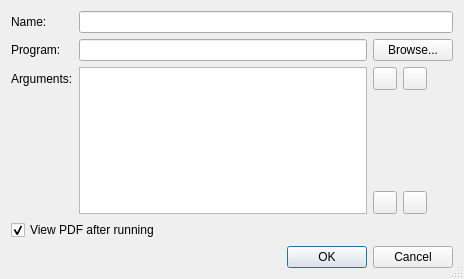
<?xml version="1.0" encoding="UTF-8"?>
<ui version="4.0">
 <class>ToolConfigDialog</class>
 <widget class="QDialog" name="ToolConfigDialog">
  <property name="geometry">
   <rect>
    <x>0</x>
    <y>0</y>
    <width>464</width>
    <height>279</height>
   </rect>
  </property>
  <property name="windowTitle">
   <string>Tool Configuration</string>
  </property>
  <property name="sizeGripEnabled">
   <bool>true</bool>
  </property>
  <property name="modal">
   <bool>true</bool>
  </property>
  <layout class="QGridLayout" name="gridLayout">
   <item row="0" column="0">
    <widget class="QLabel" name="label">
     <property name="text">
      <string>Name:</string>
     </property>
    </widget>
   </item>
   <item row="0" column="1" colspan="5">
    <widget class="QLineEdit" name="toolName">
     <property name="text">
      <string/>
     </property>
    </widget>
   </item>
   <item row="1" column="0">
    <widget class="QLabel" name="label_2">
     <property name="text">
      <string>Program:</string>
     </property>
    </widget>
   </item>
   <item row="1" column="1" colspan="2">
    <widget class="QLineEdit" name="program">
     <property name="sizePolicy">
      <sizepolicy hsizetype="Expanding" vsizetype="Fixed">
       <horstretch>100</horstretch>
       <verstretch>0</verstretch>
      </sizepolicy>
     </property>
     <property name="text">
      <string/>
     </property>
    </widget>
   </item>
   <item row="1" column="3" colspan="3">
    <widget class="QPushButton" name="btnBrowseForProgram">
     <property name="text">
      <string>Browse...</string>
     </property>
    </widget>
   </item>
   <item row="2" column="0">
    <widget class="QLabel" name="label_3">
     <property name="text">
      <string>Arguments:</string>
     </property>
    </widget>
   </item>
   <item row="2" column="1" rowspan="3" colspan="2">
    <widget class="QListWidget" name="arguments">
     <property name="sizePolicy">
      <sizepolicy hsizetype="Expanding" vsizetype="Expanding">
       <horstretch>100</horstretch>
       <verstretch>0</verstretch>
      </sizepolicy>
     </property>
     <property name="alternatingRowColors">
      <bool>true</bool>
     </property>
     <property name="uniformItemSizes">
      <bool>true</bool>
     </property>
    </widget>
   </item>
   <item row="2" column="3">
    <widget class="QToolButton" name="argUp">
     <property name="icon">
      <iconset theme="go-up"/>
     </property>
    </widget>
   </item>
   <item row="2" column="4">
    <widget class="QToolButton" name="argDown">
     <property name="icon">
      <iconset theme="go-down"/>
     </property>
    </widget>
   </item>
   <item row="3" column="0">
    <spacer>
     <property name="orientation">
      <enum>Qt::Vertical</enum>
     </property>
     <property name="sizeHint" stdset="0">
      <size>
       <width>20</width>
       <height>61</height>
      </size>
     </property>
    </spacer>
   </item>
   <item row="3" column="3">
    <spacer>
     <property name="orientation">
      <enum>Qt::Vertical</enum>
     </property>
     <property name="sizeHint" stdset="0">
      <size>
       <width>20</width>
       <height>20</height>
      </size>
     </property>
    </spacer>
   </item>
   <item row="4" column="3">
    <widget class="QToolButton" name="argAdd">
     <property name="icon">
      <iconset theme="list-add"/>
     </property>
    </widget>
   </item>
   <item row="4" column="4">
    <widget class="QToolButton" name="argRemove">
     <property name="icon">
      <iconset theme="list-remove"/>
     </property>
    </widget>
   </item>
   <item row="5" column="0" colspan="2">
    <widget class="QCheckBox" name="viewPdf">
     <property name="text">
      <string>View PDF after running</string>
     </property>
     <property name="checked">
      <bool>true</bool>
     </property>
    </widget>
   </item>
   <item row="6" column="2" colspan="4">
    <widget class="QDialogButtonBox" name="dialogButtonBox">
     <property name="orientation">
      <enum>Qt::Horizontal</enum>
     </property>
     <property name="standardButtons">
      <set>QDialogButtonBox::Cancel|QDialogButtonBox::Ok</set>
     </property>
    </widget>
   </item>
  </layout>
 </widget>
 <tabstops>
  <tabstop>toolName</tabstop>
  <tabstop>program</tabstop>
  <tabstop>arguments</tabstop>
  <tabstop>viewPdf</tabstop>
  <tabstop>dialogButtonBox</tabstop>
 </tabstops>
 <resources>
  <include location="../res/resources.qrc"/>
  <include location="../res/resources.qrc"/>
 </resources>
 <connections>
  <connection>
   <sender>dialogButtonBox</sender>
   <signal>accepted()</signal>
   <receiver>ToolConfigDialog</receiver>
   <slot>accept()</slot>
   <hints>
    <hint type="sourcelabel">
     <x>248</x>
     <y>254</y>
    </hint>
    <hint type="destinationlabel">
     <x>157</x>
     <y>274</y>
    </hint>
   </hints>
  </connection>
  <connection>
   <sender>dialogButtonBox</sender>
   <signal>rejected()</signal>
   <receiver>ToolConfigDialog</receiver>
   <slot>reject()</slot>
   <hints>
    <hint type="sourcelabel">
     <x>316</x>
     <y>260</y>
    </hint>
    <hint type="destinationlabel">
     <x>286</x>
     <y>274</y>
    </hint>
   </hints>
  </connection>
 </connections>
</ui>
